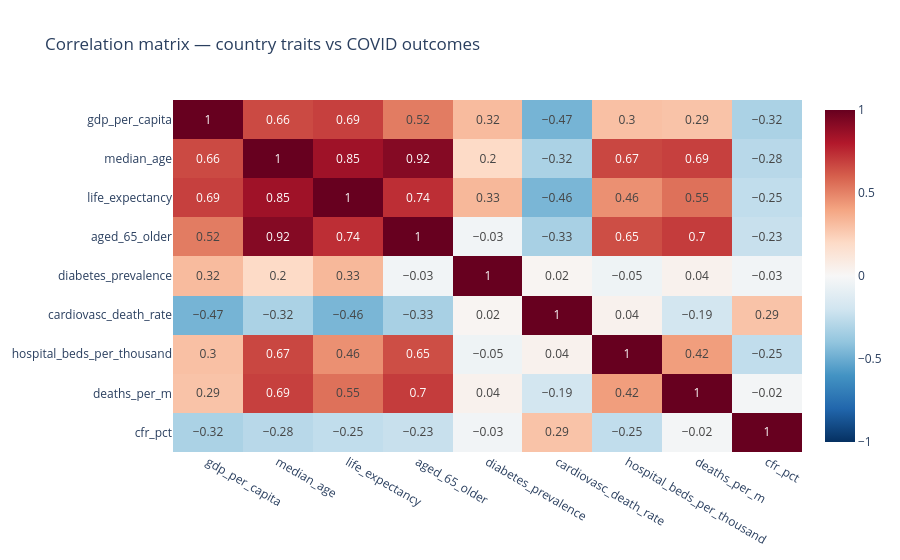

This figure's notebook cell:
### Markdown cell above
## 6. Correlation: development indicators vs outcomes

### Code cell
corr_cols = ["gdp_per_capita", "median_age", "life_expectancy",
             "aged_65_older", "diabetes_prevalence", "cardiovasc_death_rate",
             "hospital_beds_per_thousand", "deaths_per_m", "cfr_pct"]
corr = severity[corr_cols].corr().round(2)

fig = px.imshow(corr, text_auto=True, aspect="auto",
                color_continuous_scale="RdBu_r", zmin=-1, zmax=1,
                title="Correlation matrix — country traits vs COVID outcomes")
fig.update_layout(height=560)
fig

### Figure 1 — Plotly figure (JSON) as saved in the notebook; plotly's stock layout.template omitted (floating-point values rounded to 4 significant figures)
{"data": [{"coloraxis": "coloraxis", "hovertemplate": "x: %{x}<br>y: %{y}<br>color: %{z}<extra></extra>", "name": "0", "texttemplate": "%{z}", "type": "heatmap", "x": ["gdp_per_capita", "median_age", "life_expectancy", "aged_65_older", "diabetes_prevalence", "cardiovasc_death_rate", "hospital_beds_per_thousand", "deaths_per_m", "cfr_pct"], "xaxis": "x", "y": ["gdp_per_capita", "median_age", "life_expectancy", "aged_65_older", "diabetes_prevalence", "cardiovasc_death_rate", "hospital_beds_per_thousand", "deaths_per_m", "cfr_pct"], "yaxis": "y", "z": [[1.0, 0.66, 0.69, 0.52, 0.32, -0.47, 0.3, 0.29, -0.32], [0.66, 1.0, 0.85, 0.92, 0.2, -0.32, 0.67, 0.69, -0.28], [0.69, 0.85, 1.0, 0.74, 0.33, -0.46, 0.46, 0.55, -0.25], [0.52, 0.92, 0.74, 1.0, -0.03, -0.33, 0.65, 0.7, -0.23], [0.32, 0.2, 0.33, -0.03, 1.0, 0.02, -0.05, 0.04, -0.03], [-0.47, -0.32, -0.46, -0.33, 0.02, 1.0, 0.04, -0.19, 0.29], [0.3, 0.67, 0.46, 0.65, -0.05, 0.04, 1.0, 0.42, -0.25], [0.29, 0.69, 0.55, 0.7, 0.04, -0.19, 0.42, 1.0, -0.02], [-0.32, -0.28, -0.25, -0.23, -0.03, 0.29, -0.25, -0.02, 1.0]]}], "layout": {"coloraxis": {"autocolorscale": false, "cmax": 1, "cmin": -1, "colorscale": [[0.0, "rgb(5,48,97)"], [0.1, "rgb(33,102,172)"], [0.2, "rgb(67,147,195)"], [0.3, "rgb(146,197,222)"], [0.4, "rgb(209,229,240)"], [0.5, "rgb(247,247,247)"], [0.6, "rgb(253,219,199)"], [0.7, "rgb(244,165,130)"], [0.8, "rgb(214,96,77)"], [0.9, "rgb(178,24,43)"], [1.0, "rgb(103,0,31)"]]}, "height": 560, "title": {"text": "Correlation matrix — country traits vs COVID outcomes"}, "xaxis": {"anchor": "y", "domain": [0.0, 1.0]}, "yaxis": {"anchor": "x", "autorange": "reversed", "domain": [0.0, 1.0]}}}
